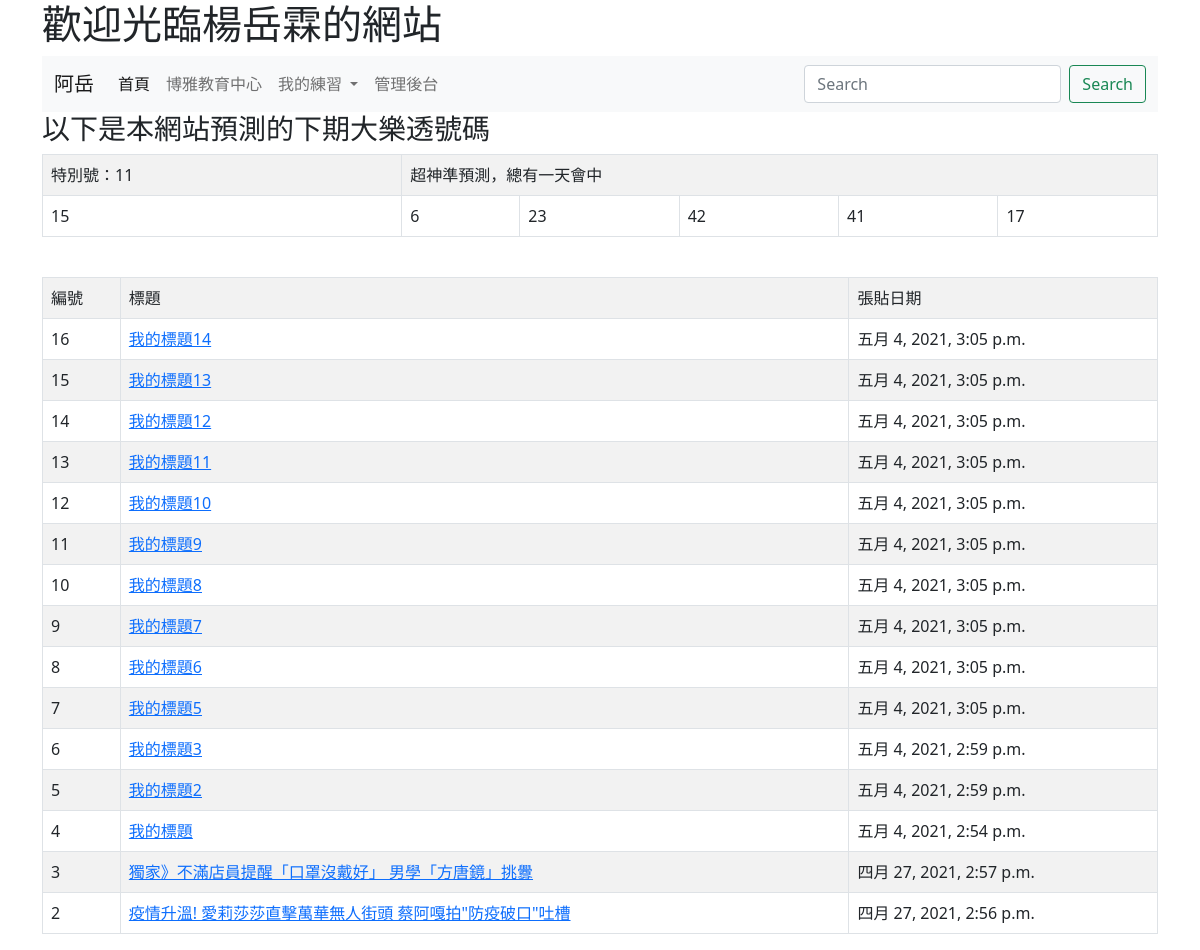
The page / on the database its author committed.
### mysite/models.py (models this page shows, shortened)
class Post(models.Model):
    title = models.CharField(max_length=200)
    body = models.TextField()
    pub_date = models.DateTimeField(default=timezone.now)
    class Meta:
        ordering = ('-pub_date',)

### mysite/views.py (the view)
# urls.py: path('', index),
def index(request):
	posts = Post.objects.all()
	myname = "楊岳霖"
	data = [i for i in range(1, 43)]
	random.shuffle(data)
	lotto_numbers = data[0:6]
	special_number = data[6]
	return render(request, 'index.html', locals())

### templates/index.html (shortened to what this page needs)
<!doctype html>
<html>
  <head>
    <link href="https://cdn.jsdelivr.net/npm/bootstrap@5.0.0-beta3/dist/css/bootstrap.min.css" rel="stylesheet">
  </head>
  <body>
  	<div class="container">
	    <h1>歡迎光臨{{ myname }}的網站</h1>
      <nav class="navbar navbar-expand-lg navbar-light bg-light">
  <div class="container-fluid">
    <a class="navbar-brand" href="#">阿岳</a>
    <div class="collapse navbar-collapse" id="navbarSupportedContent">
      <ul class="navbar-nav me-auto mb-2 mb-lg-0">
        <li class="nav-item">
          <a class="nav-link active" aria-current="page" href="/">首頁</a>
        </li>
        <li class="nav-item">
          <a class="nav-link" href="https://cla.nkust.edu.tw">博雅教育中心</a>
        </li>
        <li class="nav-item dropdown">
          <a class="nav-link dropdown-toggle" href="#" id="navbarDropdown" role="button" data-bs-toggle="dropdown" aria-expanded="false">
            我的練習
          </a>
        </li>
        <li class="nav-item">
          <a class="nav-link" href="/admin/" tabindex="-1">管理後台</a>
        </li>
      </ul>
      <form class="d-flex">
        <input class="form-control me-2" type="search" placeholder="Search" aria-label="Search">
        <button class="btn btn-outline-success" type="submit">Search</button>
      </form>
    </div>
  </div>
</nav>
<h3>以下是本網站預測的下期大樂透號碼</h3>
<table class='table table-striped table-bordered'>
  <tr><td>特別號：{{ special_number }}</td><td colspan=5>超神準預測，總有一天會中</td></tr>
  <tr>
    {% for no in lotto_numbers %}
    <td>
      {{ no }}
    </td>
    {% endfor %}
  </tr>
</table>
<br>
<table class='table table-striped table-bordered'>
  <tr><td>編號</td><td>標題</td><td>張貼日期</td></tr>
{% for post in posts %}
  <tr>
    <td>{{ post.id }}</td>
    <td><a href="/show/{{post.id}}/">{{ post.title }}</a></td>
    <td>{{ post.pub_date }}</td>
  </tr>
{% endfor %}
</table>
	</div>
  </body>
</html>

### rows shown on the page
Post: id "16", title "我的標題14", pub_date "五月 4, 2021, 3:05 p.m."
Post: id "15", title "我的標題13", pub_date "五月 4, 2021, 3:05 p.m."
Post: id "14", title "我的標題12", pub_date "五月 4, 2021, 3:05 p.m."
Post: id "13", title "我的標題11", pub_date "五月 4, 2021, 3:05 p.m."
Post: id "12", title "我的標題10", pub_date "五月 4, 2021, 3:05 p.m."
Post: id "11", title "我的標題9", pub_date "五月 4, 2021, 3:05 p.m."
Post: id "10", title "我的標題8", pub_date "五月 4, 2021, 3:05 p.m."
Post: id "9", title "我的標題7", pub_date "五月 4, 2021, 3:05 p.m."
Post: id "8", title "我的標題6", pub_date "五月 4, 2021, 3:05 p.m."
Post: id "7", title "我的標題5", pub_date "五月 4, 2021, 3:05 p.m."
Post: id "6", title "我的標題3", pub_date "五月 4, 2021, 2:59 p.m."
Post: id "5", title "我的標題2", pub_date "五月 4, 2021, 2:59 p.m."
Post: id "4", title "我的標題", pub_date "五月 4, 2021, 2:54 p.m."
Post: id "3", title "獨家》不滿店員提醒「口罩沒戴好」 男學「方唐鏡」挑釁", pub_date "四月 27, 2021, 2:57 p.m."
Post: id "2", title "疫情升溫! 愛莉莎莎直擊萬華無人街頭 蔡阿嘎拍\"防疫破口\"吐槽", pub_date "四月 27, 2021, 2:56 p.m."

### other values the page prints
{{ special_number }} "11"
{{ no }} "15" "6" "23" "42" "41" "17"
